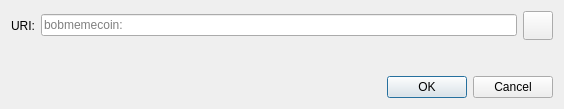
<?xml version="1.0" encoding="UTF-8"?>
<ui version="4.0">
 <class>OpenURIDialog</class>
 <widget class="QDialog" name="OpenURIDialog">
  <property name="geometry">
   <rect>
    <x>0</x>
    <y>0</y>
    <width>564</width>
    <height>109</height>
   </rect>
  </property>
  <property name="windowTitle">
   <string>Open URI</string>
  </property>
  <layout class="QVBoxLayout" name="verticalLayout">
   <item>
    <layout class="QHBoxLayout" name="horizontalLayout">
     <item>
      <widget class="QLabel" name="label">
       <property name="text">
        <string>URI:</string>
       </property>
      </widget>
     </item>
     <item>
      <widget class="QValidatedLineEdit" name="uriEdit">
       <property name="placeholderText">
        <string notr="true">bobmemecoin:</string>
       </property>
      </widget>
     </item>
     <item>
      <widget class="QToolButton" name="pasteButton">
       <property name="toolTip">
        <string extracomment="Tooltip text for button that allows you to paste an address that is in your clipboard.">Paste address from clipboard</string>
       </property>
       <property name="text">
        <string/>
       </property>
       <property name="iconSize">
        <size>
         <width>22</width>
         <height>22</height>
        </size>
       </property>
      </widget>
     </item>
    </layout>
   </item>
   <item>
    <spacer name="verticalSpacer">
     <property name="orientation">
      <enum>Qt::Vertical</enum>
     </property>
     <property name="sizeHint" stdset="0">
      <size>
       <width>20</width>
       <height>40</height>
      </size>
     </property>
    </spacer>
   </item>
   <item>
    <widget class="QDialogButtonBox" name="buttonBox">
     <property name="orientation">
      <enum>Qt::Horizontal</enum>
     </property>
     <property name="standardButtons">
      <set>QDialogButtonBox::Cancel|QDialogButtonBox::Ok</set>
     </property>
    </widget>
   </item>
  </layout>
 </widget>
 <customwidgets>
  <customwidget>
   <class>QValidatedLineEdit</class>
   <extends>QLineEdit</extends>
   <header>qt/qvalidatedlineedit.h</header>
  </customwidget>
 </customwidgets>
 <resources>
  <include location="../smartiecoin.qrc"/>
 </resources>
 <connections>
  <connection>
   <sender>buttonBox</sender>
   <signal>accepted()</signal>
   <receiver>OpenURIDialog</receiver>
   <slot>accept()</slot>
   <hints>
    <hint type="sourcelabel">
     <x>248</x>
     <y>254</y>
    </hint>
    <hint type="destinationlabel">
     <x>157</x>
     <y>274</y>
    </hint>
   </hints>
  </connection>
  <connection>
   <sender>buttonBox</sender>
   <signal>rejected()</signal>
   <receiver>OpenURIDialog</receiver>
   <slot>reject()</slot>
   <hints>
    <hint type="sourcelabel">
     <x>316</x>
     <y>260</y>
    </hint>
    <hint type="destinationlabel">
     <x>286</x>
     <y>274</y>
    </hint>
   </hints>
  </connection>
 </connections>
</ui>
